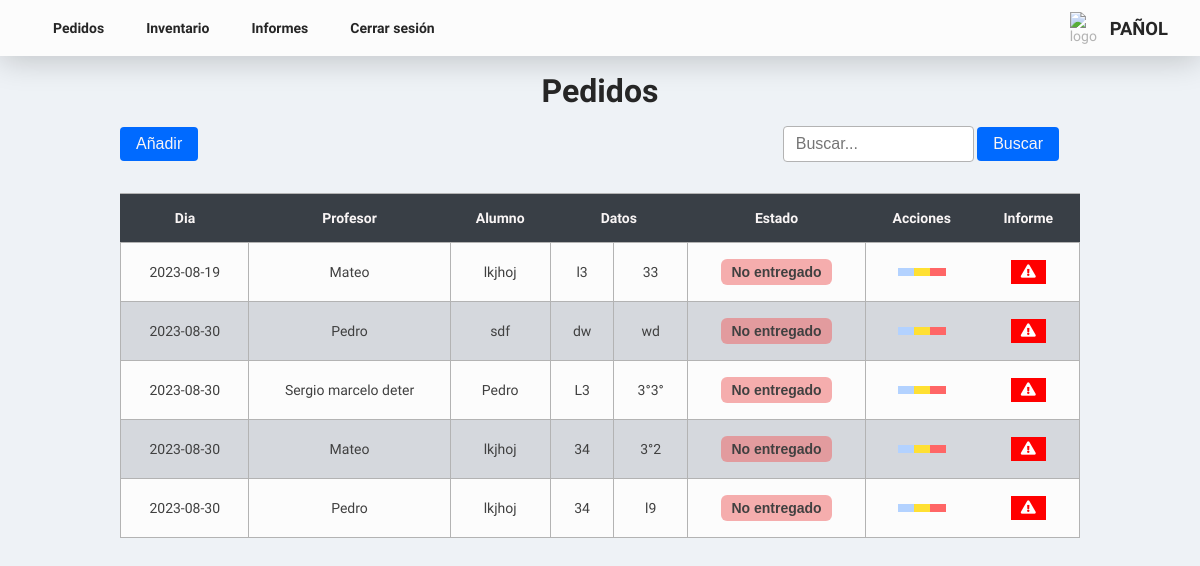
The app's page /pages/orders.php (signed in), older data.
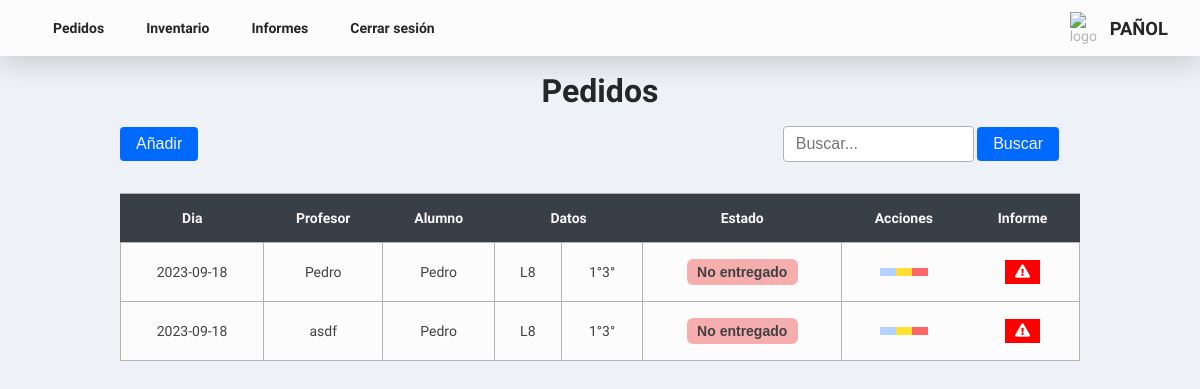
The same page, newer data.
### tables this page shows
CREATE TABLE `pedidos` (
  `id_pedido` int(10) UNSIGNED NOT NULL,
  `dia` date DEFAULT NULL,
  `profesor` varchar(255) DEFAULT NULL,
  `alumno` varchar(255) DEFAULT NULL,
  `salon` varchar(255) DEFAULT NULL,
  `curso` varchar(255) DEFAULT NULL,
  `estado` varchar(30) DEFAULT NULL
);

### php/search/search_orders.php (called while the page is built, shortened)
<?php
$sql = "SELECT * FROM pedidos";
$orders = mysqli_query($conexion, $sql);
?>

### pages/orders.php (the view, shortened to what this page needs)
<?php
include('../php/connect_bd.php');
include('../php/search/search_orders.php');
?>
<!DOCTYPE html>
<html lang="es">
<head>
  <link rel="stylesheet" href="../assets/css/style.css" />
  <link href="https://cdn.jsdelivr.net/npm/remixicon@3.4.0/fonts/remixicon.css" rel="stylesheet" />
  <link rel="stylesheet" href="https://cdnjs.cloudflare.com/ajax/libs/font-awesome/5.15.3/css/all.min.css">
</head>
<body>
  <header class="hero">
    <nav class="nav">
      <ul class="nav__list">
        <li class="nav__iteam">
          <a href="orders.php" class="nav__link">Pedidos</a>
        </li>
        <li class="nav__iteam">
          <a href="inventory.php" class="nav__link">Inventario</a>
        </li>
        <li class="nav__iteam">
          <a href="reports.php" class="nav__link">Informes</a>
        </li>
        <li class="nav__iteam">
          <a href="../php/logout.php" class="nav__link">Cerrar sesión</a>
        </li>
      </ul>
    </nav>
    <div class="hero__logo hero__logo-0">
      <img class="hero__logo-img" src="https://avatars.githubusercontent.com/u/6693385?s=200&v=4" alt="logo" />
      <h2 class="title__hero">Pañol</h2>
    </div>
  </header>
  <section class="section__pedidos">
    <div class="title__section">
      <h1 class="section__title">Pedidos</h1>
    </div>
    <div class="action__div">
      <div class="add__div">
        <button class="btn__blue">
          <a href="form_newOrders.php" class="btn__blue--text">
            Añadir
          </a>
        </button>
      </div>
      <form method="GET" action="orders.php">
        <div class="search__container">
          <input name="search" type="search" class="search__input" placeholder="Buscar..." />
          <button class="btn__blue" type="submit" name="enviar">
            <p class="btn__blue--text">Buscar</p>
          </button>
        </div>
      </form>
    </div>
  </section>
  <section class="section__table">
    <div class="table__responsive">
      <table class="table">
        <thead class="table__header">
          <tr class="tr">
            <th class="table__header-item table__header-item-0">Dia</th>
            <th class="table__header-item">Profesor</th>
            <th class="table__header-item">Alumno</th>
            <th class="table__header-item" colspan="2">Datos</th>
            <th class="table__header-item">Estado</th>
            <th class="table__header-item">Acciones</th>
            <th class="table__header-item">Informe</th>
          </tr>
        </thead>
        <tbody>
          <?php
          while ($row = mysqli_fetch_assoc($orders)) {
            $rowId = $row['id_pedido'];
          ?>
            <tr class="tr" data-row-id="<?php echo $rowId; ?>">
              <td class="table__cell table__cell-0">
                <?php echo $row['dia']; ?>
              </td>
              <td class="table__cell">
                <?php echo $row['profesor']; ?>
              </td>
              <td class="table__cell">
                <?php echo $row['alumno']; ?>
              </td>
              <td class="table__cell">
                <?php echo $row['salon']; ?>
              </td>
              <td class="table__cell">
                <?php echo $row['curso']; ?>
              </td>
              <td class="table__cell">
                <div class="status-dropdown">
                  <select class="status-select" data-row-id="<?php echo $rowId; ?>">
                    <option value="no_entregado" <?php if ($row['estado'] === 'no_entregado') echo 'selected'; ?>>No entregado</option>
                  </select>
                </div>
              </td>
              <td class="table__cell">
                <div class="btn-group">
                  <a href="#" class="btn__table btn__table-blue" data-row-id="<?php echo $rowId; ?>"><i class="ri-eye-fill"></i></a>
                  <a href="form_editOrders.php?edit=<?php echo $row['id_pedido']; ?>" class="btn__table btn__table-yellow"><i class="ri-pencil-fill"></i></a>
                  <a href="../php/deleteOrder.php?id_pedido=<?php echo $row['id_pedido']; ?>" class="btn__table btn__table-red delete-button" delete-id=<?php echo $rowId; ?> id="deleteOrder"><i class="ri-close-circle-fill"></i></a>
                </div>
              </td>
              <td>
              <button class="btn__popup fas fa-exclamation-triangle"  onclick="openPopup('<?php echo $row['profesor'] ?>', '<?php echo $row['curso'] ?>', '<?php echo $row['dia'] ?>')"></button>
              </td>
            </tr>
            <?php
            $sql_detalles = "SELECT * FROM detalles_pedidos WHERE id_pedido = $rowId";
            $detalles = mysqli_query($conexion, $sql_detalles);
            ?>
            <?php
            while ($row = mysqli_fetch_assoc($detalles)) {
            ?>
              <tr class="custom-dropdown-row" style="display: none;" data-row-id="<?php echo $rowId; ?>">
                <td colspan="4" class="table__cell" style="background-color: rgba(255, 255, 27, 0.470);">
                  <?php echo $row['herramienta']; ?>
                </td>
                <td colspan="2" class="table__cell" style="background-color: rgba(255, 255, 27, 0.470);">
                  <?php echo $row['cantidad_solicitada']; ?>
                </td>
                <td colspan="2" class="table__cell amount-column" style="background-color: rgba(255, 255, 27, 0.470);">
                <div class="content-select">
<form method="post" action="../php/devolution.php">
  <input type="hidden" name="detalle_pedido_id" value="<?php echo $row['id']; ?>">
  <select name="cantidad_devoluciones" id="cantidad_devoluciones">
    <?php
    $cantidad = $row['cantidad_solicitada'];
    for ($i = 0; $i <= $cantidad; $i++) {
      $selected = ($i == $row['devoluciones']) ? 'selected' : '';
      echo "<option value='$i' $selected>$i</option>";
    }
    ?>
  </select>
  <input type="submit" value="Guardar">
</form>
<i></i>
</div>
                </td>
              </tr>
            <?php
            }}
            ?>
        </tbody>
      </table>
    </div>
  </section>
</body>
</html>

Row changes from the older to the newer data that the page shows:
removed pedidos: dia "2023-08-19", profesor "Mateo", alumno "lkjhoj", salon "l3", curso "33", id_pedido "No entregado"
removed pedidos: dia "2023-08-30", profesor "Pedro", alumno "sdf", salon "dw", curso "wd", id_pedido "No entregado"
removed pedidos: dia "2023-08-30", profesor "Sergio marcelo deter", alumno "Pedro", salon "L3", curso "3°3°", id_pedido "No entregado"
removed pedidos: dia "2023-08-30", profesor "Mateo", alumno "lkjhoj", salon "34", curso "3°2", id_pedido "No entregado"
removed pedidos: dia "2023-08-30", profesor "Pedro", alumno "lkjhoj", salon "34", curso "l9", id_pedido "No entregado"
added pedidos: dia "2023-09-18", profesor "Pedro", alumno "Pedro", salon "L8", curso "1°3°", id_pedido "No entregado"
added pedidos: dia "2023-09-18", profesor "asdf", alumno "Pedro", salon "L8", curso "1°3°", id_pedido "No entregado"
